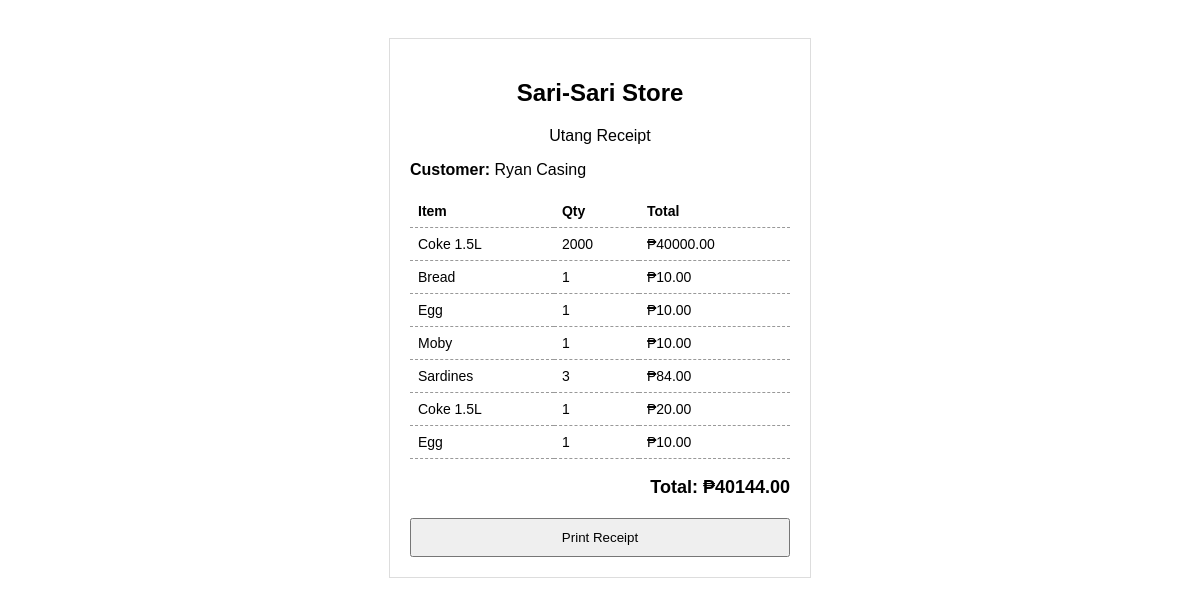
Page /print/3 on the earlier database version.
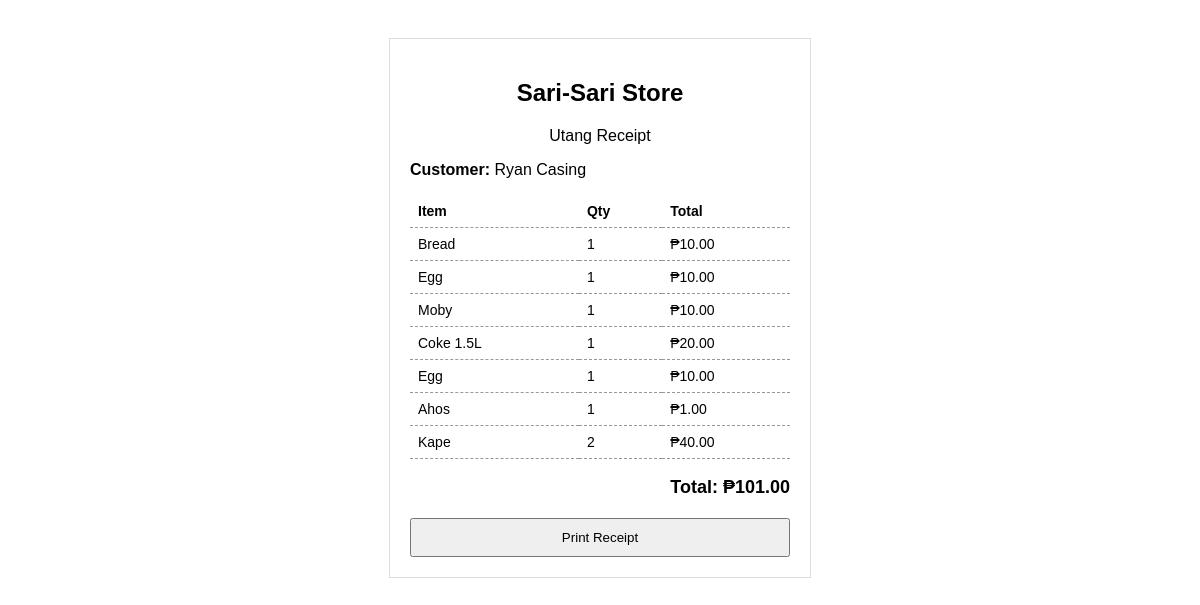
Same page on the later database version.
### tables this page shows
CREATE TABLE utang (
        id INTEGER PRIMARY KEY AUTOINCREMENT,
        customer_id INTEGER NOT NULL,
        item_name TEXT NOT NULL,
        quantity INTEGER NOT NULL,
        price REAL NOT NULL,
        total REAL NOT NULL,
        status TEXT DEFAULT 'UNPAID'
    , date_created TEXT);

### app.py (the view)
@app.route("/print/<int:customer_id>")
def print_receipt(customer_id):
    conn = get_db()
    cursor = conn.cursor()
    cursor.execute("SELECT * FROM customers WHERE id=?", (customer_id,))
    customer = cursor.fetchone()
    cursor.execute("""
        SELECT * FROM utang
        WHERE customer_id=? AND status='UNPAID'
    """, (customer_id,))
    utang_list = cursor.fetchall()
    cursor.execute("""
        SELECT COALESCE(SUM(total),0)
        FROM utang
        WHERE customer_id=? AND status='UNPAID'
    """, (customer_id,))
    total = cursor.fetchone()[0]
    conn.close()
    return render_template(
        "print.html",
        customer=customer,
        utang_list=utang_list,
        total=total
    )

### app.py (called while the page is built)
def get_db():
    return sqlite3.connect("database.db")

### templates/print.html (shortened to what this page needs)
<!DOCTYPE html>
<html>
<head>
</head>
<body>
<div class="receipt">
  <h2>Sari-Sari Store</h2>
  <p class="center">Utang Receipt</p>
  <p><b>Customer:</b> {{ customer[1] }}</p>
  <table>
    <tr>
      <th>Item</th>
      <th>Qty</th>
      <th>Total</th>
    </tr>
    {% for u in utang_list %}
    <tr>
      <td>{{ u[2] }}</td>
      <td>{{ u[3] }}</td>
      <td>₱{{ "%.2f"|format(u[5]) }}</td>
    </tr>
    {% endfor %}
  </table>
  <div class="total">
    Total: ₱{{ "%.2f"|format(total) }}
  </div>
  <button onclick="window.print()">Print Receipt</button>
</div>
</body>
</html>

Differences in the rows shown:
removed utang: item_name "Coke 1.5L", quantity "2000", total "40000.00"
no longer on this page (row edited): utang: item_name "Sardines", quantity "3", total "84.00"
added utang: item_name "Ahos", quantity "1", total "1.00"
added utang: item_name "Kape", quantity "2", total "40.00"
Other differences:
{{ "%.2f"|format(total) }}: "40144.00" → "101.00"
